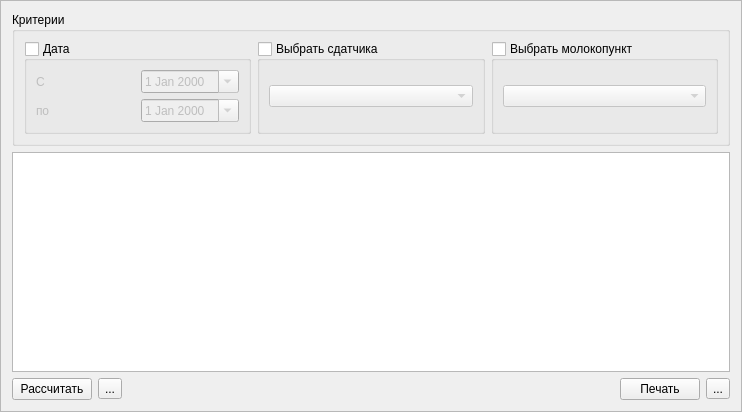
<?xml version="1.0" encoding="UTF-8"?>
<ui version="4.0">
 <class>CalcFrame</class>
 <widget class="QFrame" name="CalcFrame">
  <property name="geometry">
   <rect>
    <x>0</x>
    <y>0</y>
    <width>742</width>
    <height>412</height>
   </rect>
  </property>
  <property name="windowTitle">
   <string>Frame</string>
  </property>
  <property name="frameShape">
   <enum>QFrame::StyledPanel</enum>
  </property>
  <property name="frameShadow">
   <enum>QFrame::Raised</enum>
  </property>
  <layout class="QGridLayout" name="gridLayout_2">
   <item row="3" column="3">
    <spacer name="horizontalSpacer">
     <property name="orientation">
      <enum>Qt::Horizontal</enum>
     </property>
     <property name="sizeHint" stdset="0">
      <size>
       <width>40</width>
       <height>20</height>
      </size>
     </property>
    </spacer>
   </item>
   <item row="0" column="0" colspan="6">
    <widget class="QGroupBox" name="groupBoxFilter">
     <property name="title">
      <string>Критерии</string>
     </property>
     <layout class="QHBoxLayout" name="horizontalLayout">
      <item>
       <widget class="QGroupBox" name="groupBoxFilterDate">
        <property name="title">
         <string>Дата</string>
        </property>
        <property name="checkable">
         <bool>true</bool>
        </property>
        <property name="checked">
         <bool>false</bool>
        </property>
        <layout class="QGridLayout" name="gridLayout">
         <item row="0" column="0">
          <widget class="QLabel" name="label">
           <property name="text">
            <string>С</string>
           </property>
          </widget>
         </item>
         <item row="0" column="1">
          <widget class="QDateEdit" name="dateEditFilterStart">
           <property name="showGroupSeparator" stdset="0">
            <bool>true</bool>
           </property>
           <property name="calendarPopup">
            <bool>true</bool>
           </property>
          </widget>
         </item>
         <item row="1" column="0">
          <widget class="QLabel" name="label_2">
           <property name="text">
            <string>по</string>
           </property>
          </widget>
         </item>
         <item row="1" column="1">
          <widget class="QDateEdit" name="dateEditFilterEnd">
           <property name="showGroupSeparator" stdset="0">
            <bool>true</bool>
           </property>
           <property name="calendarPopup">
            <bool>true</bool>
           </property>
          </widget>
         </item>
        </layout>
       </widget>
      </item>
      <item>
       <widget class="QGroupBox" name="groupBoxFilterDeliverers">
        <property name="title">
         <string>Выбрать сдатчика</string>
        </property>
        <property name="checkable">
         <bool>true</bool>
        </property>
        <property name="checked">
         <bool>false</bool>
        </property>
        <layout class="QHBoxLayout" name="horizontalLayout_2">
         <item>
          <widget class="QComboBox" name="comboBoxFilterDeliverers"/>
         </item>
        </layout>
       </widget>
      </item>
      <item>
       <widget class="QGroupBox" name="groupBoxFilterMilkPoints">
        <property name="title">
         <string>Выбрать молокопункт</string>
        </property>
        <property name="checkable">
         <bool>true</bool>
        </property>
        <property name="checked">
         <bool>false</bool>
        </property>
        <layout class="QHBoxLayout" name="horizontalLayout_3">
         <item>
          <widget class="QComboBox" name="comboBoxFilterMilkPoints"/>
         </item>
        </layout>
       </widget>
      </item>
     </layout>
    </widget>
   </item>
   <item row="3" column="5">
    <widget class="QToolButton" name="toolButtonPrintSetup">
     <property name="text">
      <string>...</string>
     </property>
     <property name="icon">
      <iconset resource="../../res.qrc">
       <normaloff>:/img/setup.png</normaloff>:/img/setup.png</iconset>
     </property>
    </widget>
   </item>
   <item row="1" column="0" colspan="6">
    <widget class="QTableWidget" name="tableWidgetCalc">
     <property name="editTriggers">
      <set>QAbstractItemView::NoEditTriggers</set>
     </property>
    </widget>
   </item>
   <item row="3" column="0" colspan="2">
    <widget class="QPushButton" name="pushButtonCalc">
     <property name="text">
      <string>Рассчитать</string>
     </property>
    </widget>
   </item>
   <item row="3" column="4">
    <widget class="QPushButton" name="pushButtonPrint">
     <property name="text">
      <string>Печать</string>
     </property>
    </widget>
   </item>
   <item row="3" column="2">
    <widget class="QToolButton" name="toolButtonCalcSetup">
     <property name="text">
      <string>...</string>
     </property>
     <property name="icon">
      <iconset resource="../../res.qrc">
       <normaloff>:/img/setup.png</normaloff>:/img/setup.png</iconset>
     </property>
    </widget>
   </item>
  </layout>
 </widget>
 <resources>
  <include location="../../res.qrc"/>
 </resources>
 <connections/>
</ui>
